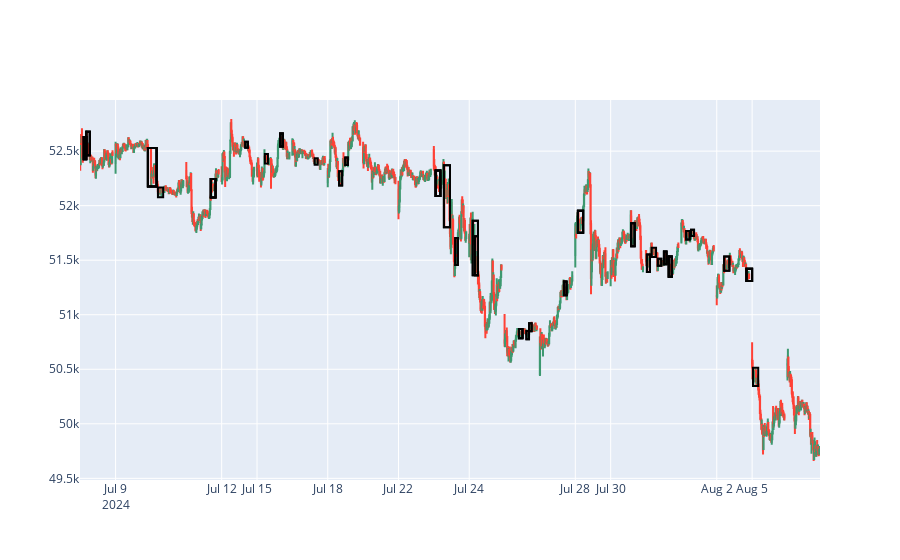

Source (notebook cell):
### Code cell
def detect_consecutive_ibars(df, max_inside_bars=12, height_ratio_threshold=0.75, max_similar_height=3):
    consecutive_ibars = [False] * len(df)
    i = 0
    while i < len(df) - 1:
        previous_candle = df.iloc[i]
        main_height = previous_candle['high'] - previous_candle['low']

        # Start looking for inside bars after the current candle
        j = i + 1
        count = 0
        similar_height_count = 0
        while j < len(df) and \
              (df.iloc[j]['high'] < previous_candle['high']) and \
              (df.iloc[j]['low'] > previous_candle['low']) and \
              (df.iloc[j]['close'] < previous_candle['high']) and \
              (df.iloc[j]['open'] > previous_candle['low']):
            
            inside_height = df.iloc[j]['high'] - df.iloc[j]['low']
            if inside_height >= main_height * height_ratio_threshold:
                similar_height_count += 1
                if similar_height_count > max_similar_height:
                    break

            count += 1
            j += 1
        
        # Check if the count of inside bars is within the allowed limit
        if count > 3 and count <= max_inside_bars and similar_height_count <= max_similar_height:
            for k in range(i+1, j):
                consecutive_ibars[k] = True
            # Mark the larger candlestick as well
            consecutive_ibars[i] = True
        # Move index to the end of the current sequence
        i = j if count == 0 else i + 1
                
    return consecutive_ibars

df['ConsecutiveInsideBars'] = detect_consecutive_ibars(df)

# Plot empty squares around consecutive inside bars
i = 0
while i < len(df):
    if df['ConsecutiveInsideBars'][i]:
        start = i
        while i < len(df) and df['ConsecutiveInsideBars'][i]:
            i += 1
        end = i - 1
        
        # Determine the x0 and x1 values, considering the edge cases
        x0 = df['date'][start - 1] if start > 0 else df['date'][start]
        x1 = df['date'][end + 1] if end < len(df) - 1 else df['date'][end]

        fig.add_shape(type="rect",
                      x0=x0, y0=min(df['low'][start:end+1]),
                      x1=x1, y1=max(df['high'][start:end+1]),
                      line=dict(color="black"),
                      fillcolor="rgba(0,0,0,0)")  # Make the box empty
    else:
        i += 1

# Show the figure
fig

### Figure 1 — Plotly figure (JSON) as saved in the notebook; plotly's stock layout.template omitted (floating-point values rounded to 4 significant figures; data arrays with more than 128 entries replaced by an {"elided": "..."} marker saying what was removed)
{"data": [{"close": {"elided": "1575 float values"}, "high": {"elided": "1575 float values"}, "low": {"elided": "1575 float values"}, "open": {"elided": "1575 float values"}, "type": "candlestick", "x": {"elided": "1575 str values"}}], "layout": {"shapes": [{"fillcolor": "rgba(0,0,0,0)", "line": {"color": "black"}, "type": "rect", "x0": "2024-07-08T09:55:00", "x1": "2024-07-08T10:25:00", "y0": 52420.0, "y1": 52630.0}, {"fillcolor": "rgba(0,0,0,0)", "line": {"color": "black"}, "type": "rect", "x0": "2024-07-08T10:25:00", "x1": "2024-07-08T11:05:00", "y0": 52460.0, "y1": 52680.0}, {"fillcolor": "rgba(0,0,0,0)", "line": {"color": "black"}, "type": "rect", "x0": "2024-07-09T15:25:00", "x1": "2024-07-10T10:20:00", "y0": 52180.0, "y1": 52530.0}, {"fillcolor": "rgba(0,0,0,0)", "line": {"color": "black"}, "type": "rect", "x0": "2024-07-11T13:55:00", "x1": "2024-07-11T14:50:00", "y0": 52070.0, "y1": 52240.0}, {"fillcolor": "rgba(0,0,0,0)", "line": {"color": "black"}, "type": "rect", "x0": "2024-07-15T13:40:00", "x1": "2024-07-15T14:10:00", "y0": 52540.0, "y1": 52660.0}, {"fillcolor": "rgba(0,0,0,0)", "line": {"color": "black"}, "type": "rect", "x0": "2024-07-23T09:35:00", "x1": "2024-07-23T10:30:00", "y0": 52090.0, "y1": 52320.0}, {"fillcolor": "rgba(0,0,0,0)", "line": {"color": "black"}, "type": "rect", "x0": "2024-07-24T10:20:00", "x1": "2024-07-24T10:55:00", "y0": 51360.0, "y1": 51720.0}, {"fillcolor": "rgba(0,0,0,0)", "line": {"color": "black"}, "type": "rect", "x0": "2024-07-29T09:45:00", "x1": "2024-07-29T10:45:00", "y0": 51750.0, "y1": 51950.0}, {"fillcolor": "rgba(0,0,0,0)", "line": {"color": "black"}, "type": "rect", "x0": "2024-07-30T13:10:00", "x1": "2024-07-30T13:50:00", "y0": 51630.0, "y1": 51840.0}, {"fillcolor": "rgba(0,0,0,0)", "line": {"color": "black"}, "type": "rect", "x0": "2024-07-31T12:40:00", "x1": "2024-07-31T13:10:00", "y0": 51460.0, "y1": 51580.0}, {"fillcolor": "rgba(0,0,0,0)", "line": {"color": "black"}, "type": "rect", "x0": "2024-07-31T13:35:00", "x1": "2024-07-31T14:10:00", "y0": 51350.0, "y1": 51530.0}, {"fillcolor": "rgba(0,0,0,0)", "line": {"color": "black"}, "type": "rect", "x0": "2024-08-02T14:55:00", "x1": "2024-08-05T09:15:00", "y0": 51310.0, "y1": 51420.0}, {"fillcolor": "rgba(0,0,0,0)", "line": {"color": "black"}, "type": "rect", "x0": "2024-07-08T09:55:00", "x1": "2024-07-08T10:25:00", "y0": 52420.0, "y1": 52630.0}, {"fillcolor": "rgba(0,0,0,0)", "line": {"color": "black"}, "type": "rect", "x0": "2024-07-08T10:25:00", "x1": "2024-07-08T11:05:00", "y0": 52460.0, "y1": 52680.0}, {"fillcolor": "rgba(0,0,0,0)", "line": {"color": "black"}, "type": "rect", "x0": "2024-07-09T15:25:00", "x1": "2024-07-10T10:20:00", "y0": 52180.0, "y1": 52530.0}, {"fillcolor": "rgba(0,0,0,0)", "line": {"color": "black"}, "type": "rect", "x0": "2024-07-11T13:55:00", "x1": "2024-07-11T14:50:00", "y0": 52070.0, "y1": 52240.0}, {"fillcolor": "rgba(0,0,0,0)", "line": {"color": "black"}, "type": "rect", "x0": "2024-07-15T13:40:00", "x1": "2024-07-15T14:10:00", "y0": 52540.0, "y1": 52660.0}, {"fillcolor": "rgba(0,0,0,0)", "line": {"color": "black"}, "type": "rect", "x0": "2024-07-23T09:35:00", "x1": "2024-07-23T10:30:00", "y0": 52090.0, "y1": 52320.0}, {"fillcolor": "rgba(0,0,0,0)", "line": {"color": "black"}, "type": "rect", "x0": "2024-07-24T10:20:00", "x1": "2024-07-24T10:55:00", "y0": 51360.0, "y1": 51720.0}, {"fillcolor": "rgba(0,0,0,0)", "line": {"color": "black"}, "type": "rect", "x0": "2024-07-25T12:00:00", "x1": "2024-07-25T12:40:00", "y0": 50780.0, "y1": 50870.0}, {"fillcolor": "rgba(0,0,0,0)", "line": {"color": "black"}, "type": "rect", "x0": "2024-07-26T13:50:00", "x1": "2024-07-26T14:20:00", "y0": 51180.0, "y1": 51300.0}, {"fillcolor": "rgba(0,0,0,0)", "line": {"color": "black"}, "type": "rect", "x0": "2024-07-29T09:45:00", "x1": "2024-07-29T10:45:00", "y0": 51750.0, "y1": 51950.0}, {"fillcolor": "rgba(0,0,0,0)", "line": {"color": "black"}, "type": "rect", "x0": "2024-07-31T13:35:00", "x1": "2024-07-31T14:10:00", "y0": 51350.0, "y1": 51530.0}, {"fillcolor": "rgba(0,0,0,0)", "line": {"color": "black"}, "type": "rect", "x0": "2024-08-02T14:55:00", "x1": "2024-08-05T09:15:00", "y0": 51310.0, "y1": 51420.0}, {"fillcolor": "rgba(0,0,0,0)", "line": {"color": "black"}, "type": "rect", "x0": "2024-07-08T09:55:00", "x1": "2024-07-08T10:25:00", "y0": 52420.0, "y1": 52630.0}, {"fillcolor": "rgba(0,0,0,0)", "line": {"color": "black"}, "type": "rect", "x0": "2024-07-08T10:25:00", "x1": "2024-07-08T11:05:00", "y0": 52460.0, "y1": 52680.0}, {"fillcolor": "rgba(0,0,0,0)", "line": {"color": "black"}, "type": "rect", "x0": "2024-07-09T15:25:00", "x1": "2024-07-10T10:20:00", "y0": 52180.0, "y1": 52530.0}, {"fillcolor": "rgba(0,0,0,0)", "line": {"color": "black"}, "type": "rect", "x0": "2024-07-11T13:55:00", "x1": "2024-07-11T14:50:00", "y0": 52070.0, "y1": 52240.0}, {"fillcolor": "rgba(0,0,0,0)", "line": {"color": "black"}, "type": "rect", "x0": "2024-07-12T13:45:00", "x1": "2024-07-12T14:15:00", "y0": 52532, "y1": 52590.0}, {"fillcolor": "rgba(0,0,0,0)", "line": {"color": "black"}, "type": "rect", "x0": "2024-07-15T13:40:00", "x1": "2024-07-15T14:10:00", "y0": 52540.0, "y1": 52660.0}, {"fillcolor": "rgba(0,0,0,0)", "line": {"color": "black"}, "type": "rect", "x0": "2024-07-18T11:25:00", "x1": "2024-07-18T12:00:00", "y0": 52190.0, "y1": 52310.0}, {"fillcolor": "rgba(0,0,0,0)", "line": {"color": "black"}, "type": "rect", "x0": "2024-07-18T12:35:00", "x1": "2024-07-18T13:05:00", "y0": 52370.0, "y1": 52440.0}, {"fillcolor": "rgba(0,0,0,0)", "line": {"color": "black"}, "type": "rect", "x0": "2024-07-23T09:35:00", "x1": "2024-07-23T10:30:00", "y0": 52090.0, "y1": 52320.0}, {"fillcolor": "rgba(0,0,0,0)", "line": {"color": "black"}, "type": "rect", "x0": "2024-07-23T11:10:00", "x1": "2024-07-23T12:20:00", "y0": 51800.0, "y1": 52370.0}, {"fillcolor": "rgba(0,0,0,0)", "line": {"color": "black"}, "type": "rect", "x0": "2024-07-23T13:20:00", "x1": "2024-07-23T13:50:00", "y0": 51460.0, "y1": 51700.0}, {"fillcolor": "rgba(0,0,0,0)", "line": {"color": "black"}, "type": "rect", "x0": "2024-07-24T09:55:00", "x1": "2024-07-24T10:55:00", "y0": 51360.0, "y1": 51860.0}, {"fillcolor": "rgba(0,0,0,0)", "line": {"color": "black"}, "type": "rect", "x0": "2024-07-25T12:00:00", "x1": "2024-07-25T12:40:00", "y0": 50780.0, "y1": 50870.0}, {"fillcolor": "rgba(0,0,0,0)", "line": {"color": "black"}, "type": "rect", "x0": "2024-07-25T13:25:00", "x1": "2024-07-25T13:55:00", "y0": 50780.0, "y1": 50850.0}, {"fillcolor": "rgba(0,0,0,0)", "line": {"color": "black"}, "type": "rect", "x0": "2024-07-25T13:55:00", "x1": "2024-07-25T14:25:00", "y0": 50850.0, "y1": 50920.0}, {"fillcolor": "rgba(0,0,0,0)", "line": {"color": "black"}, "type": "rect", "x0": "2024-07-26T13:50:00", "x1": "2024-07-26T14:20:00", "y0": 51180.0, "y1": 51300.0}, {"fillcolor": "rgba(0,0,0,0)", "line": {"color": "black"}, "type": "rect", "x0": "2024-07-29T09:45:00", "x1": "2024-07-29T10:45:00", "y0": 51750.0, "y1": 51950.0}, {"fillcolor": "rgba(0,0,0,0)", "line": {"color": "black"}, "type": "rect", "x0": "2024-07-30T13:10:00", "x1": "2024-07-30T13:50:00", "y0": 51630.0, "y1": 51840.0}, {"fillcolor": "rgba(0,0,0,0)", "line": {"color": "black"}, "type": "rect", "x0": "2024-07-31T09:25:00", "x1": "2024-07-31T10:00:00", "y0": 51390.0, "y1": 51550.0}, {"fillcolor": "rgba(0,0,0,0)", "line": {"color": "black"}, "type": "rect", "x0": "2024-07-31T11:30:00", "x1": "2024-07-31T12:10:00", "y0": 51450.0, "y1": 51510.0}, {"fillcolor": "rgba(0,0,0,0)", "line": {"color": "black"}, "type": "rect", "x0": "2024-07-31T12:40:00", "x1": "2024-07-31T13:10:00", "y0": 51460.0, "y1": 51580.0}, {"fillcolor": "rgba(0,0,0,0)", "line": {"color": "black"}, "type": "rect", "x0": "2024-07-31T13:35:00", "x1": "2024-07-31T14:10:00", "y0": 51350.0, "y1": 51530.0}, {"fillcolor": "rgba(0,0,0,0)", "line": {"color": "black"}, "type": "rect", "x0": "2024-08-01T10:10:00", "x1": "2024-08-01T10:50:00", "y0": 51690.0, "y1": 51770.0}, {"fillcolor": "rgba(0,0,0,0)", "line": {"color": "black"}, "type": "rect", "x0": "2024-08-01T11:05:00", "x1": "2024-08-01T11:40:00", "y0": 51720.0, "y1": 51780.0}, {"fillcolor": "rgba(0,0,0,0)", "line": {"color": "black"}, "type": "rect", "x0": "2024-08-02T10:40:00", "x1": "2024-08-02T11:40:00", "y0": 51400.0, "y1": 51530.0}, {"fillcolor": "rgba(0,0,0,0)", "line": {"color": "black"}, "type": "rect", "x0": "2024-08-02T14:55:00", "x1": "2024-08-05T09:15:00", "y0": 51310.0, "y1": 51420.0}, {"fillcolor": "rgba(0,0,0,0)", "line": {"color": "black"}, "type": "rect", "x0": "2024-07-08T09:55:00", "x1": "2024-07-08T10:25:00", "y0": 52420.0, "y1": 52630.0}, {"fillcolor": "rgba(0,0,0,0)", "line": {"color": "black"}, "type": "rect", "x0": "2024-07-08T10:25:00", "x1": "2024-07-08T11:05:00", "y0": 52460.0, "y1": 52680.0}, {"fillcolor": "rgba(0,0,0,0)", "line": {"color": "black"}, "type": "rect", "x0": "2024-07-09T15:25:00", "x1": "2024-07-10T10:20:00", "y0": 52180.0, "y1": 52530.0}, {"fillcolor": "rgba(0,0,0,0)", "line": {"color": "black"}, "type": "rect", "x0": "2024-07-10T10:35:00", "x1": "2024-07-10T11:35:00", "y0": 52080.0, "y1": 52170.0}, {"fillcolor": "rgba(0,0,0,0)", "line": {"color": "black"}, "type": "rect", "x0": "2024-07-11T13:55:00", "x1": "2024-07-11T14:50:00", "y0": 52070.0, "y1": 52240.0}, {"fillcolor": "rgba(0,0,0,0)", "line": {"color": "black"}, "type": "rect", "x0": "2024-07-12T13:45:00", "x1": "2024-07-12T14:15:00", "y0": 52532, "y1": 52590.0}, {"fillcolor": "rgba(0,0,0,0)", "line": {"color": "black"}, "type": "rect", "x0": "2024-07-15T10:45:00", "x1": "2024-07-15T11:20:00", "y0": 52390.0, "y1": 52470.0}, {"fillcolor": "rgba(0,0,0,0)", "line": {"color": "black"}, "type": "rect", "x0": "2024-07-15T13:40:00", "x1": "2024-07-15T14:10:00", "y0": 52540.0, "y1": 52660.0}, {"fillcolor": "rgba(0,0,0,0)", "line": {"color": "black"}, "type": "rect", "x0": "2024-07-16T13:30:00", "x1": "2024-07-16T14:05:00", "y0": 52380.0, "y1": 52430.0}, {"fillcolor": "rgba(0,0,0,0)", "line": {"color": "black"}, "type": "rect", "x0": "2024-07-18T11:25:00", "x1": "2024-07-18T12:00:00", "y0": 52190.0, "y1": 52310.0}, {"fillcolor": "rgba(0,0,0,0)", "line": {"color": "black"}, "type": "rect", "x0": "2024-07-18T12:35:00", "x1": "2024-07-18T13:05:00", "y0": 52370.0, "y1": 52440.0}, {"fillcolor": "rgba(0,0,0,0)", "line": {"color": "black"}, "type": "rect", "x0": "2024-07-23T09:35:00", "x1": "2024-07-23T10:30:00", "y0": 52090.0, "y1": 52320.0}, {"fillcolor": "rgba(0,0,0,0)", "line": {"color": "black"}, "type": "rect", "x0": "2024-07-23T11:10:00", "x1": "2024-07-23T12:20:00", "y0": 51800.0, "y1": 52370.0}, {"fillcolor": "rgba(0,0,0,0)", "line": {"color": "black"}, "type": "rect", "x0": "2024-07-23T13:20:00", "x1": "2024-07-23T13:50:00", "y0": 51460.0, "y1": 51700.0}, {"fillcolor": "rgba(0,0,0,0)", "line": {"color": "black"}, "type": "rect", "x0": "2024-07-24T09:55:00", "x1": "2024-07-24T10:55:00", "y0": 51360.0, "y1": 51860.0}, {"fillcolor": "rgba(0,0,0,0)", "line": {"color": "black"}, "type": "rect", "x0": "2024-07-25T12:00:00", "x1": "2024-07-25T12:40:00", "y0": 50780.0, "y1": 50870.0}, {"fillcolor": "rgba(0,0,0,0)", "line": {"color": "black"}, "type": "rect", "x0": "2024-07-25T13:25:00", "x1": "2024-07-25T13:55:00", "y0": 50780.0, "y1": 50850.0}, {"fillcolor": "rgba(0,0,0,0)", "line": {"color": "black"}, "type": "rect", "x0": "2024-07-25T13:55:00", "x1": "2024-07-25T14:25:00", "y0": 50850.0, "y1": 50920.0}, {"fillcolor": "rgba(0,0,0,0)", "line": {"color": "black"}, "type": "rect", "x0": "2024-07-26T13:50:00", "x1": "2024-07-26T14:20:00", "y0": 51180.0, "y1": 51300.0}, {"fillcolor": "rgba(0,0,0,0)", "line": {"color": "black"}, "type": "rect", "x0": "2024-07-29T09:45:00", "x1": "2024-07-29T10:45:00", "y0": 51750.0, "y1": 51950.0}, {"fillcolor": "rgba(0,0,0,0)", "line": {"color": "black"}, "type": "rect", "x0": "2024-07-30T13:10:00", "x1": "2024-07-30T13:50:00", "y0": 51630.0, "y1": 51840.0}, {"fillcolor": "rgba(0,0,0,0)", "line": {"color": "black"}, "type": "rect", "x0": "2024-07-31T09:25:00", "x1": "2024-07-31T10:00:00", "y0": 51390.0, "y1": 51550.0}, {"fillcolor": "rgba(0,0,0,0)", "line": {"color": "black"}, "type": "rect", "x0": "2024-07-31T10:20:00", "x1": "2024-07-31T11:10:00", "y0": 51530.0, "y1": 51610.0}, {"fillcolor": "rgba(0,0,0,0)", "line": {"color": "black"}, "type": "rect", "x0": "2024-07-31T11:30:00", "x1": "2024-07-31T12:10:00", "y0": 51450.0, "y1": 51510.0}, {"fillcolor": "rgba(0,0,0,0)", "line": {"color": "black"}, "type": "rect", "x0": "2024-07-31T12:40:00", "x1": "2024-07-31T13:10:00", "y0": 51460.0, "y1": 51580.0}, {"fillcolor": "rgba(0,0,0,0)", "line": {"color": "black"}, "type": "rect", "x0": "2024-07-31T13:35:00", "x1": "2024-07-31T14:10:00", "y0": 51350.0, "y1": 51530.0}, {"fillcolor": "rgba(0,0,0,0)", "line": {"color": "black"}, "type": "rect", "x0": "2024-08-01T10:10:00", "x1": "2024-08-01T10:50:00", "y0": 51690.0, "y1": 51770.0}, {"fillcolor": "rgba(0,0,0,0)", "line": {"color": "black"}, "type": "rect", "x0": "2024-08-01T11:05:00", "x1": "2024-08-01T11:40:00", "y0": 51720.0, "y1": 51780.0}, {"fillcolor": "rgba(0,0,0,0)", "line": {"color": "black"}, "type": "rect", "x0": "2024-08-02T10:40:00", "x1": "2024-08-02T11:40:00", "y0": 51400.0, "y1": 51530.0}, {"fillcolor": "rgba(0,0,0,0)", "line": {"color": "black"}, "type": "rect", "x0": "2024-08-02T14:55:00", "x1": "2024-08-05T09:15:00", "y0": 51310.0, "y1": 51420.0}, {"fillcolor": "rgba(0,0,0,0)", "line": {"color": "black"}, "type": "rect", "x0": "2024-08-05T09:25:00", "x1": "2024-08-05T10:25:00", "y0": 50350.0, "y1": 50510.0}], "xaxis": {"rangebreaks": [{"bounds": [16, 9.25], "pattern": "hour"}, {"values": ["2024-07-13T09:15:00", "2024-07-14T09:15:00", "2024-07-17T09:15:00", "2024-07-20T09:15:00", "2024-07-21T09:15:00", "2024-07-27T09:15:00", "2024-07-28T09:15:00", "2024-08-03T09:15:00", "2024-08-04T09:15:00"]}], "rangeslider": {"visible": false}}}}
